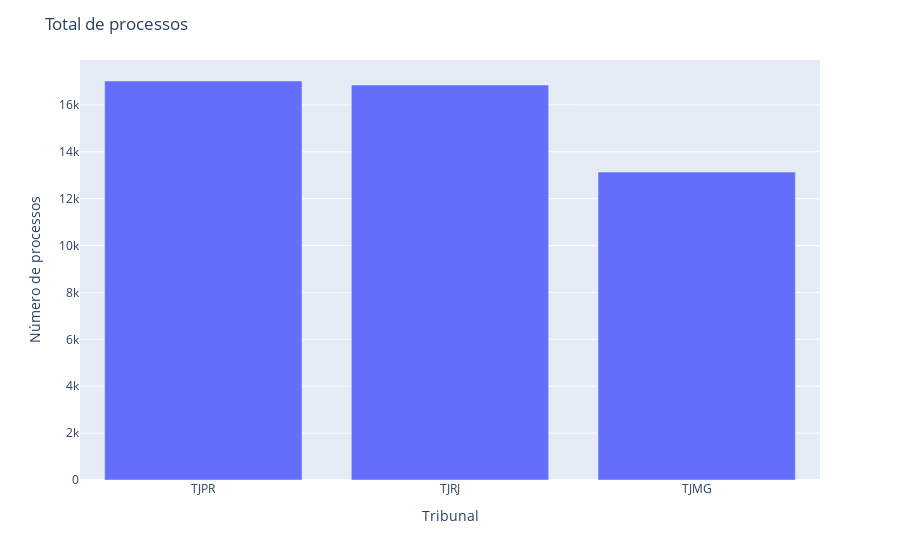

Notebook cell for this chart:
### Code cell
total_proc = df_base['siglaTribunal'].value_counts().to_frame('count')
fig = px.bar(x=total_proc.index, y=total_proc['count'])
fig.update_layout(
    title='Total de processos',
    xaxis_title='Tribunal',
    yaxis_title='Número de processos'
)
fig.show()

### Figure 1 — Plotly figure (JSON) as saved in the notebook; plotly's stock layout.template omitted (floating-point values rounded to 4 significant figures)
{"data": [{"alignmentgroup": "True", "hovertemplate": "x=%{x}<br>y=%{y}<extra></extra>", "legendgroup": "", "marker": {"color": "#636efa"}, "name": "", "offsetgroup": "", "orientation": "v", "showlegend": false, "textposition": "auto", "type": "bar", "x": ["TJPR", "TJRJ", "TJMG"], "xaxis": "x", "y": [17018, 16847, 13133], "yaxis": "y"}], "layout": {"barmode": "relative", "legend": {"tracegroupgap": 0}, "margin": {"t": 60}, "title": {"text": "Total de processos"}, "xaxis": {"anchor": "y", "domain": [0, 1], "title": {"text": "Tribunal"}}, "yaxis": {"anchor": "x", "domain": [0, 1], "title": {"text": "Número de processos"}}}}
